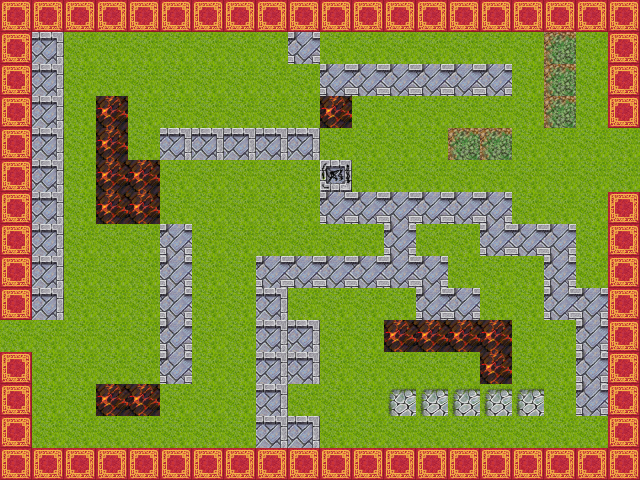

A 2D game scene composited from a Tiled map and its tileset images. What follows is a short description and the map's XML, with every tile layer's data as written:
An orthogonal 20x15 tile map with 32x32 px tiles, 1 tile layer (Camada de Tiles 1).

<map version="1.0" orientation="orthogonal" width="20" height="15" tilewidth="32" tileheight="32">
 <tileset firstgid="1" name="fase3" tilewidth="32" tileheight="32">
  <image source="tiles.png" width="512" height="416" />
 </tileset>
 <layer name="Camada de Tiles 1" width="20" height="15">
  <data>
   <tile gid="109" />
   <tile gid="109" />
   <tile gid="109" />
   <tile gid="109" />
   <tile gid="109" />
   <tile gid="109" />
   <tile gid="109" />
   <tile gid="109" />
   <tile gid="109" />
   <tile gid="109" />
   <tile gid="109" />
   <tile gid="109" />
   <tile gid="109" />
   <tile gid="109" />
   <tile gid="109" />
   <tile gid="109" />
   <tile gid="109" />
   <tile gid="109" />
   <tile gid="109" />
   <tile gid="109" />
   <tile gid="109" />
   <tile gid="72" />
   <tile gid="18" />
   <tile gid="18" />
   <tile gid="18" />
   <tile gid="18" />
   <tile gid="18" />
   <tile gid="18" />
   <tile gid="18" />
   <tile gid="56" />
   <tile gid="18" />
   <tile gid="18" />
   <tile gid="18" />
   <tile gid="18" />
   <tile gid="18" />
   <tile gid="18" />
   <tile gid="18" />
   <tile gid="167" />
   <tile gid="18" />
   <tile gid="109" />
   <tile gid="109" />
   <tile gid="72" />
   <tile gid="18" />
   <tile gid="18" />
   <tile gid="18" />
   <tile gid="18" />
   <tile gid="18" />
   <tile gid="18" />
   <tile gid="18" />
   <tile gid="18" />
   <tile gid="56" />
   <tile gid="56" />
   <tile gid="56" />
   <tile gid="56" />
   <tile gid="56" />
   <tile gid="56" />
   <tile gid="18" />
   <tile gid="167" />
   <tile gid="18" />
   <tile gid="109" />
   <tile gid="109" />
   <tile gid="72" />
   <tile gid="18" />
   <tile gid="146" />
   <tile gid="18" />
   <tile gid="18" />
   <tile gid="18" />
   <tile gid="18" />
   <tile gid="18" />
   <tile gid="18" />
   <tile gid="146" />
   <tile gid="18" />
   <tile gid="18" />
   <tile gid="18" />
   <tile gid="18" />
   <tile gid="18" />
   <tile gid="18" />
   <tile gid="167" />
   <tile gid="18" />
   <tile gid="109" />
   <tile gid="109" />
   <tile gid="72" />
   <tile gid="18" />
   <tile gid="146" />
   <tile gid="18" />
   <tile gid="72" />
   <tile gid="72" />
   <tile gid="72" />
   <tile gid="72" />
   <tile gid="72" />
   <tile gid="18" />
   <tile gid="18" />
   <tile gid="18" />
   <tile gid="18" />
   <tile gid="167" />
   <tile gid="167" />
   <tile gid="18" />
   <tile gid="18" />
   <tile gid="18" />
   <tile gid="18" />
   <tile gid="109" />
   <tile gid="72" />
   <tile gid="18" />
   <tile gid="146" />
   <tile gid="146" />
   <tile gid="18" />
   <tile gid="18" />
   <tile gid="18" />
   <tile gid="18" />
   <tile gid="18" />
   <tile gid="194" />
   <tile gid="18" />
   <tile gid="18" />
   <tile gid="18" />
   <tile gid="18" />
   <tile gid="18" />
   <tile gid="18" />
   <tile gid="18" />
   <tile gid="18" />
   <tile gid="18" />
   <tile gid="109" />
   <tile gid="72" />
   <tile gid="18" />
   <tile gid="146" />
   <tile gid="146" />
   <tile gid="18" />
   <tile gid="18" />
   <tile gid="18" />
   <tile gid="18" />
   <tile gid="18" />
   <tile gid="56" />
   <tile gid="56" />
   <tile gid="56" />
   <tile gid="56" />
   <tile gid="56" />
   <tile gid="56" />
   <tile gid="18" />
   <tile gid="18" />
   <tile gid="18" />
   <tile gid="109" />
   <tile gid="109" />
   <tile gid="72" />
   <tile gid="18" />
   <tile gid="18" />
   <tile gid="1" />
   <tile gid="56" />
   <tile gid="1" />
   <tile gid="1" />
   <tile gid="1" />
   <tile gid="1" />
   <tile gid="1" />
   <tile gid="1" />
   <tile gid="56" />
   <tile gid="18" />
   <tile gid="18" />
   <tile gid="56" />
   <tile gid="56" />
   <tile gid="56" />
   <tile gid="18" />
   <tile gid="109" />
   <tile gid="109" />
   <tile gid="72" />
   <tile gid="18" />
   <tile gid="18" />
   <tile gid="18" />
   <tile gid="56" />
   <tile gid="1" />
   <tile gid="1" />
   <tile gid="56" />
   <tile gid="56" />
   <tile gid="56" />
   <tile gid="56" />
   <tile gid="56" />
   <tile gid="56" />
   <tile gid="18" />
   <tile gid="18" />
   <tile gid="18" />
   <tile gid="56" />
   <tile gid="18" />
   <tile gid="109" />
   <tile gid="109" />
   <tile gid="72" />
   <tile gid="18" />
   <tile gid="18" />
   <tile gid="18" />
   <tile gid="56" />
   <tile gid="18" />
   <tile gid="18" />
   <tile gid="72" />
   <tile gid="18" />
   <tile gid="18" />
   <tile gid="18" />
   <tile gid="18" />
   <tile gid="56" />
   <tile gid="56" />
   <tile gid="18" />
   <tile gid="18" />
   <tile gid="56" />
   <tile gid="56" />
   <tile gid="109" />
   <tile gid="18" />
   <tile gid="18" />
   <tile gid="18" />
   <tile gid="18" />
   <tile gid="18" />
   <tile gid="56" />
   <tile gid="18" />
   <tile gid="18" />
   <tile gid="72" />
   <tile gid="72" />
   <tile gid="18" />
   <tile gid="18" />
   <tile gid="146" />
   <tile gid="146" />
   <tile gid="146" />
   <tile gid="146" />
   <tile gid="18" />
   <tile gid="18" />
   <tile gid="56" />
   <tile gid="109" />
   <tile gid="109" />
   <tile gid="18" />
   <tile gid="18" />
   <tile gid="18" />
   <tile gid="18" />
   <tile gid="56" />
   <tile gid="18" />
   <tile gid="18" />
   <tile gid="72" />
   <tile gid="72" />
   <tile gid="18" />
   <tile gid="18" />
   <tile gid="18" />
   <tile gid="18" />
   <tile gid="18" />
   <tile gid="146" />
   <tile gid="33" />
   <tile gid="33" />
   <tile gid="56" />
   <tile gid="109" />
   <tile gid="109" />
   <tile gid="18" />
   <tile gid="18" />
   <tile gid="146" />
   <tile gid="146" />
   <tile gid="18" />
   <tile gid="18" />
   <tile gid="18" />
   <tile gid="72" />
   <tile gid="18" />
   <tile gid="18" />
   <tile gid="18" />
   <tile gid="21" />
   <tile gid="21" />
   <tile gid="21" />
   <tile gid="21" />
   <tile gid="21" />
   <tile gid="18" />
   <tile gid="56" />
   <tile gid="109" />
   <tile gid="109" />
   <tile gid="18" />
   <tile gid="18" />
   <tile gid="18" />
   <tile gid="18" />
   <tile gid="18" />
   <tile gid="18" />
   <tile gid="18" />
   <tile gid="72" />
   <tile gid="72" />
   <tile gid="18" />
   <tile gid="18" />
   <tile gid="18" />
   <tile gid="18" />
   <tile gid="18" />
   <tile gid="18" />
   <tile gid="18" />
   <tile gid="18" />
   <tile gid="18" />
   <tile gid="109" />
   <tile gid="109" />
   <tile gid="109" />
   <tile gid="109" />
   <tile gid="109" />
   <tile gid="109" />
   <tile gid="109" />
   <tile gid="109" />
   <tile gid="109" />
   <tile gid="109" />
   <tile gid="109" />
   <tile gid="109" />
   <tile gid="109" />
   <tile gid="109" />
   <tile gid="109" />
   <tile gid="109" />
   <tile gid="109" />
   <tile gid="109" />
   <tile gid="109" />
   <tile gid="109" />
   <tile gid="109" />
  </data>
 </layer>
</map>